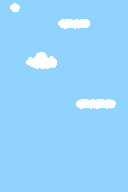

This game map was drawn from its Tiled (.tmx) file and the tilesets committed beside it. A one-line description and the full map source follow:
An orthogonal 8x12 tile map with 16x16 px tiles, 1 tile layer (Background) and 9 objects (Title, Circle, Start, Player, L, ...).

<map version="1.8" tiledversion="1.8.4" orientation="orthogonal" renderorder="left-down" width="8" height="12" tilewidth="16" tileheight="16" infinite="0" nextlayerid="12" nextobjectid="33">
 <tileset firstgid="1" source="Tiled.tsx" />
 <layer id="1" name="Background" width="8" height="12">
  <data encoding="csv">
14,6,13,13,13,13,13,13,
13,13,13,14,5,15,13,13,
13,13,13,13,13,13,13,13,
13,1,2,3,13,13,13,13,
13,10,11,12,13,13,13,13,
13,13,13,13,13,13,13,13,
13,13,13,13,4,5,5,6,
13,13,13,13,13,13,13,13,
13,13,13,13,13,13,13,13,
13,13,13,13,13,13,13,13,
13,13,13,13,13,13,13,13,
13,13,13,13,13,13,13,13
</data>
 </layer>
 <objectgroup id="5" name="B2Dynamic">
  <object id="15" name="Title" x="8" y="48" width="96" height="32">
   <properties>
    <property name="TextureCount" type="int" value="1" />
    <property name="TextureDelay" type="int" value="3" />
    <property name="Textures" value="downpour" />
   </properties>
  </object>
  <object id="26" name="Circle" x="39.1956" y="31.0523" width="16" height="16">
   <properties>
    <property name="Density" type="int" value="5" />
    <property name="TextureCount" type="int" value="1" />
    <property name="Textures" value="steel" />
   </properties>
   <ellipse />
  </object>
  <object id="29" name="Start" x="30.9375" y="143.875" width="64" height="32">
   <properties>
    <property name="TextureCount" type="int" value="2" />
    <property name="Textures">start
start2</property>
   </properties>
  </object>
 </objectgroup>
 <objectgroup id="11" name="Player">
  <object id="32" name="Player" x="48" y="128" width="16" height="16">
   <properties>
    <property name="TextureCount" type="int" value="3" />
    <property name="Textures">bunsleep1
bunsleep2
awake=bunawake</property>
   </properties>
  </object>
 </objectgroup>
 <objectgroup id="6" name="B2Static">
  <object id="24" name="L" x="16" y="32">
   <point />
  </object>
  <object id="25" name="R" x="112" y="32">
   <point />
  </object>
  <object id="27" name="LL" x="32" y="128">
   <point />
  </object>
  <object id="28" name="RR" x="96" y="128">
   <point />
  </object>
 </objectgroup>
 <objectgroup id="9" name="B2Joints">
  <properties>
   <property name="Joints">Rope L Title 23.998 -48,-16 125
Rope R Title 24 48,-16 90
Rope LL Start 16 -32,-8 30
Rope RR Start 16 32,-8 35</property>
  </properties>
 </objectgroup>
 <objectgroup id="10" name="B2Particles">
  <object id="30" x="64" y="32" width="16" height="16">
   <ellipse />
  </object>
 </objectgroup>
 <objectgroup id="7" name="B2Kinematic" />
</map>
